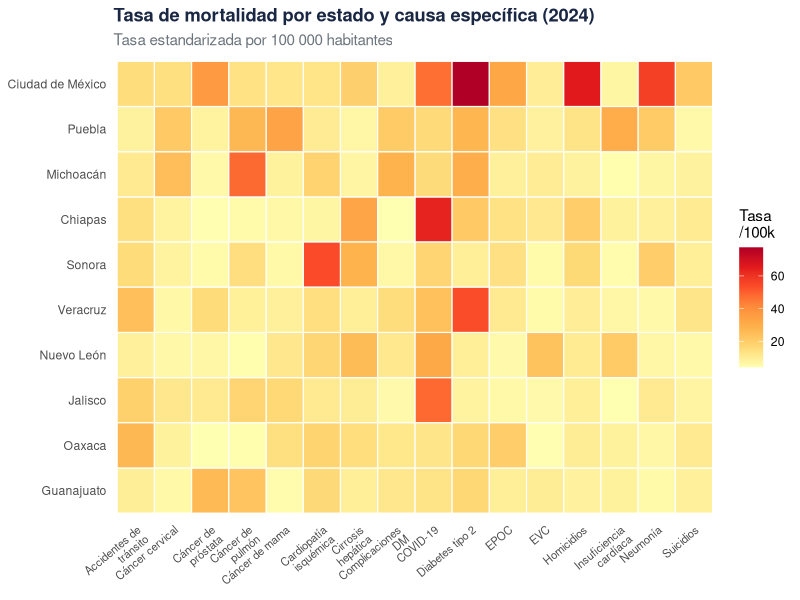
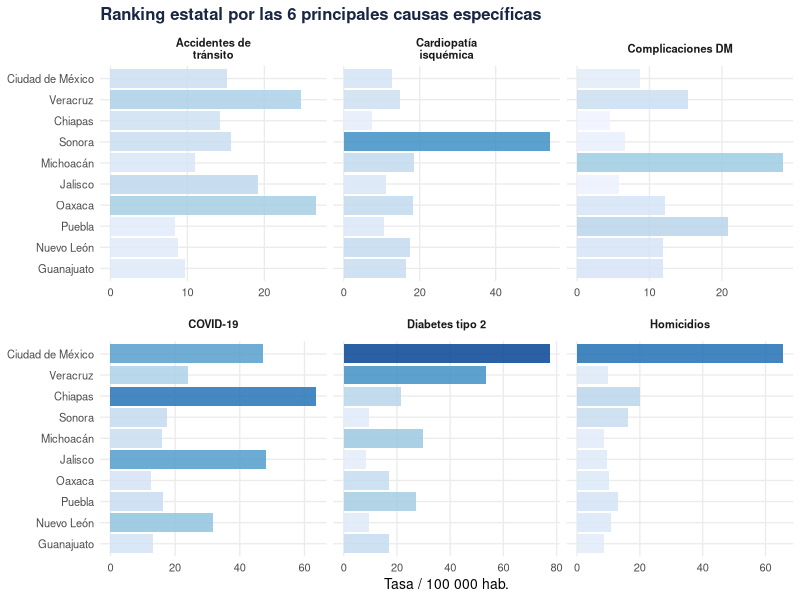
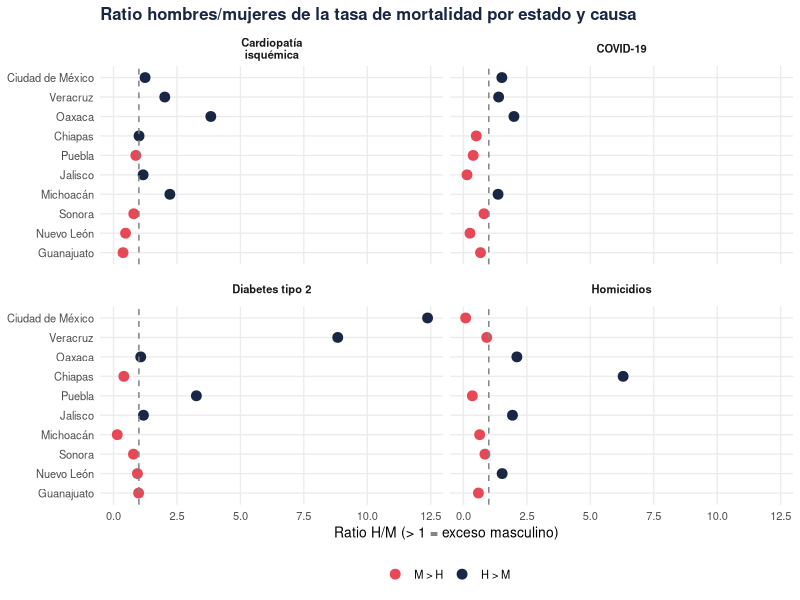
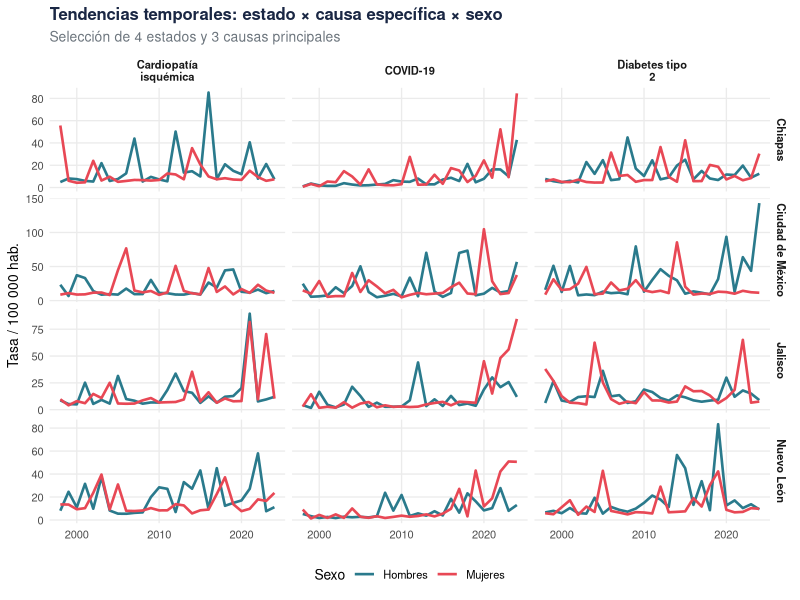

The R source for these figures, in order:
## ---- chunk 1
library(tidyverse); library(scales); library(ggrepel)
options(ggrepel.max.overlaps = Inf)

palette_sexo <- c("1" = "#2a7a8c", "2" = "#e84855")

states_10 <- c("Ciudad de México", "Jalisco", "Nuevo León", "Veracruz",
               "Chiapas", "Oaxaca", "Guanajuato", "Michoacán", "Puebla", "Sonora")

cause_specific_list <- c(
  "Cardiopatía isquémica", "Insuficiencia cardíaca", "EVC",
  "Cáncer de mama", "Cáncer cervical", "Cáncer de próstata", "Cáncer de pulmón",
  "Diabetes tipo 2", "Complicaciones DM", "Cirrosis hepática",
  "Neumonía", "EPOC", "COVID-19",
  "Accidentes de tránsito", "Homicidios", "Suicidios"
)

set.seed(55)
mort5 <- expand.grid(
  year           = 1998:2024,
  sex            = c("1", "2"),
  state          = states_10,
  cause_specific = cause_specific_list,
  stringsAsFactors = FALSE
) |> mutate(
  deaths = rpois(n(), lambda = 80 + 8*(year-1998) +
                   ifelse(sex == "1", 30, 0) +
                   case_when(
                     cause_specific %in% c("Cardiopatía isquémica", "Diabetes tipo 2") ~ 250,
                     cause_specific %in% c("Homicidios", "Accidentes de tránsito")     ~ 150,
                     cause_specific == "COVID-19"                                       ~ ifelse(year >= 2020, 300, 0),
                     TRUE ~ 40
                   ) +
                   case_when(
                     state == "Ciudad de México" ~ 200,
                     state == "Chiapas"          ~ -30,
                     TRUE ~ 0
                   )),
  rate = deaths / runif(n(), 5e5, 8e6) * 1e5
)

last_year <- max(mort5$year)
## ---- chunk 2
mort5 |>
  filter(year == last_year) |>
  group_by(state, cause_specific) |>
  summarise(rate = mean(rate), .groups = "drop") |>
  mutate(cause_specific = str_wrap(cause_specific, 15),
         state          = str_trunc(state, 16)) |>
  ggplot(aes(x = cause_specific, y = reorder(state, rate), fill = rate)) +
  geom_tile(color = "white", linewidth = 0.4) +
  scale_fill_distiller(palette = "YlOrRd", direction = 1,
                       name = "Tasa\n/100k") +
  labs(
    title    = paste0("Tasa de mortalidad por estado y causa específica (", last_year, ")"),
    subtitle = "Tasa estandarizada por 100 000 habitantes",
    x = NULL, y = NULL
  ) +
  theme_minimal(base_size = 11) +
  theme(axis.text.x    = element_text(angle = 40, hjust = 1, size = 8),
        plot.title      = element_text(face = "bold", color = "#1a2744"),
        plot.subtitle   = element_text(color = "#6c757d"),
        panel.grid      = element_blank())
## ---- chunk 3
top_cause <- mort5 |>
  filter(year == last_year) |>
  group_by(cause_specific) |>
  summarise(total = sum(deaths)) |>
  slice_max(total, n = 6) |>
  pull(cause_specific)

mort5 |>
  filter(year == last_year, cause_specific %in% top_cause) |>
  group_by(state, cause_specific) |>
  summarise(rate = mean(rate), .groups = "drop") |>
  mutate(cause_specific = str_wrap(cause_specific, 18)) |>
  ggplot(aes(x = rate, y = reorder(state, rate), fill = rate)) +
  geom_col(alpha = 0.85) +
  facet_wrap(~cause_specific, scales = "free_x", ncol = 3) +
  scale_fill_distiller(palette = "Blues", direction = 1, guide = "none") +
  labs(
    title = "Ranking estatal por las 6 principales causas específicas",
    x = "Tasa / 100 000 hab.", y = NULL
  ) +
  theme_minimal(base_size = 10) +
  theme(plot.title      = element_text(face = "bold", color = "#1a2744"),
        strip.text      = element_text(face = "bold", size = 8),
        panel.grid.minor = element_blank())
## ---- chunk 4
mort5 |>
  filter(year == last_year, cause_specific %in% top_cause[1:4]) |>
  group_by(state, sex, cause_specific) |>
  summarise(rate = mean(rate), .groups = "drop") |>
  pivot_wider(names_from = sex, values_from = rate) |>
  mutate(ratio_hm = `1` / `2`,
         cause_specific = str_wrap(cause_specific, 18)) |>
  ggplot(aes(x = ratio_hm, y = reorder(state, ratio_hm),
             color = ratio_hm > 1)) +
  geom_point(size = 3) +
  geom_vline(xintercept = 1, linetype = "dashed", color = "grey50") +
  facet_wrap(~cause_specific, ncol = 2) +
  scale_color_manual(values = c("TRUE" = "#1a2744", "FALSE" = "#e84855"),
                     labels = c("TRUE" = "H > M", "FALSE" = "M > H")) +
  labs(
    title  = "Ratio hombres/mujeres de la tasa de mortalidad por estado y causa",
    x = "Ratio H/M (> 1 = exceso masculino)", y = NULL, color = NULL
  ) +
  theme_minimal(base_size = 10) +
  theme(plot.title      = element_text(face = "bold", color = "#1a2744"),
        strip.text      = element_text(face = "bold"),
        legend.position = "bottom",
        panel.grid.minor = element_blank())
## ---- chunk 5
states_sel <- c("Ciudad de México", "Jalisco", "Chiapas", "Nuevo León")

mort5 |>
  filter(state %in% states_sel, cause_specific %in% top_cause[1:3]) |>
  group_by(year, state, sex, cause_specific) |>
  summarise(rate = mean(rate), .groups = "drop") |>
  mutate(cause_specific = str_wrap(cause_specific, 14)) |>
  ggplot(aes(x = year, y = rate, color = sex, group = sex)) +
  geom_line(linewidth = 0.9) +
  facet_grid(state ~ cause_specific, scales = "free_y") +
  scale_color_manual(values = palette_sexo,
                     labels = c("1" = "Hombres", "2" = "Mujeres")) +
  scale_x_continuous(breaks = c(2000, 2010, 2020)) +
  labs(
    title    = "Tendencias temporales: estado × causa específica × sexo",
    subtitle = "Selección de 4 estados y 3 causas principales",
    x = NULL, y = "Tasa / 100 000 hab.", color = "Sexo"
  ) +
  theme_minimal(base_size = 10) +
  theme(plot.title      = element_text(face = "bold", color = "#1a2744"),
        plot.subtitle   = element_text(color = "#6c757d"),
        strip.text      = element_text(face = "bold", size = 8),
        legend.position = "bottom",
        panel.grid.minor = element_blank())
## ---- chunk 6
mort5 |>
  filter(year == last_year) |>
  group_by(state, cause_specific) |>
  summarise(
    total_deaths = sum(deaths),
    mean_rate    = round(mean(rate), 1),
    .groups = "drop"
  ) |>
  slice_max(total_deaths, n = 15) |>
  arrange(desc(total_deaths)) |>
  mutate(total_deaths = format(total_deaths, big.mark = ",")) |>
  knitr::kable(
    caption = paste("Top 15 combinaciones estado × causa por carga de mortalidad (", last_year, ")"),
    col.names = c("Estado", "Causa específica", "Defunciones", "Tasa /100k")
  ) |>
  kableExtra::kable_styling(
    bootstrap_options = c("striped", "hover"),
    full_width = FALSE
  ) |>
  kableExtra::row_spec(1:3, bold = TRUE, background = "#f0f4f8")
